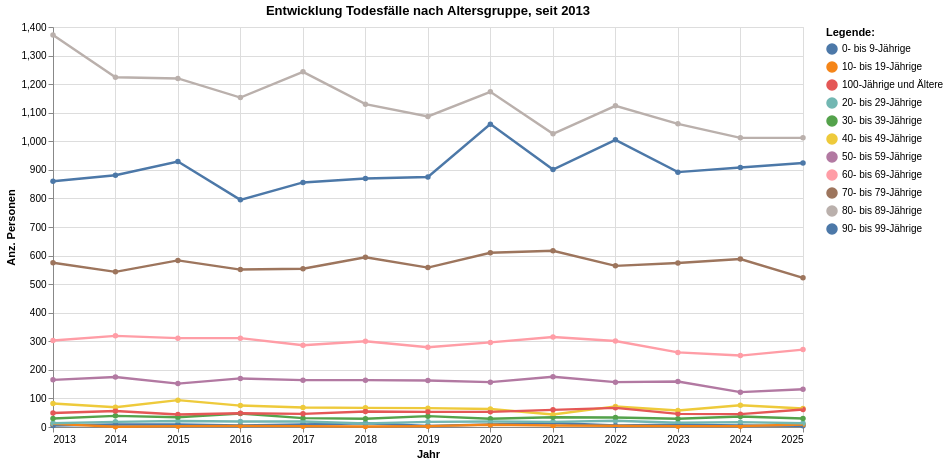

The cell this chart's notebook holds for it:
### Code cell
grafik1 = mypy_dv.plot_altair_multiline_highlight(
    data = myAgg1.reset_index().sort_values('AlterV10Cd', ascending=True)
    ,x = 'StichtagDatJahr:T'
    ,y = 'sum_AnzSterWir:Q'
    ,x_beschriftung = 'Jahr'
    , y_beschriftung = 'Anz. Personen'
    ,category = "AlterV10Lang:N"
    ,category_beschriftung= 'Legende:'
    ,warning_status = "ignore" #always or ignore
    ,myTitle="Entwicklung Todesfälle nach Altersgruppe, seit "+data_min_date
)
grafik1

### Figure 1 — Vega-Lite specification as saved in the notebook (floating-point values rounded to 4 significant figures; data arrays with more than 128 entries replaced by an {"elided": "..."} marker saying what was removed)
{"config": {"view": {"continuousWidth": 300, "continuousHeight": 300}}, "layer": [{"mark": {"type": "circle"}, "encoding": {"color": {"field": "AlterV10Lang", "legend": {"orient": "right", "title": "Legende:"}, "scale": {"scheme": "tableau10"}, "type": "nominal"}, "opacity": {"value": 1.3}, "tooltip": [{"field": "StichtagDatJahr", "type": "temporal"}, {"field": "AlterV10Lang", "type": "nominal"}, {"field": "sum_AnzSterWir", "type": "quantitative"}], "x": {"axis": {"title": "Jahr"}, "field": "StichtagDatJahr", "type": "temporal"}, "y": {"axis": {"title": "Anz. Personen"}, "field": "sum_AnzSterWir", "type": "quantitative"}}, "name": "view_1", "title": "Entwicklung Todesfälle nach Altersgruppe, seit 2013"}, {"mark": {"type": "line"}, "encoding": {"color": {"field": "AlterV10Lang", "legend": {"orient": "right", "title": "Legende:"}, "scale": {"scheme": "tableau10"}, "type": "nominal"}, "strokeWidth": {"condition": {"test": {"not": {"param": "param_1"}}, "value": 1.2}, "value": 2.4}, "tooltip": [{"field": "StichtagDatJahr", "type": "temporal"}, {"field": "AlterV10Lang", "type": "nominal"}, {"field": "sum_AnzSterWir", "type": "quantitative"}], "x": {"axis": {"title": "Jahr"}, "field": "StichtagDatJahr", "type": "temporal"}, "y": {"axis": {"title": "Anz. Personen"}, "field": "sum_AnzSterWir", "type": "quantitative"}}, "title": "Entwicklung Todesfälle nach Altersgruppe, seit 2013"}], "data": {"name": "data-219f1beae90d974a366e59b09173fa18"}, "height": 400, "params": [{"name": "param_1", "select": {"type": "point", "fields": ["AlterV10Lang:N"], "nearest": true, "on": "pointerover"}, "views": ["view_1"]}], "width": 750, "$schema": "https://vega.github.io/schema/vega-lite/v5.8.0.json", "datasets": {"data-219f1beae90d974a366e59b09173fa18": {"elided": "142 records"}}}
